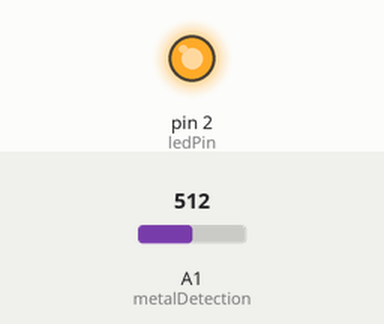
Simulated run of this sketch. Board: Arduino Uno, built with avr-gcc and run on an emulated ATmega328P. Parts: output pins drawn as LEDs (lit = HIGH). Inputs (shaded band) come from the test bench; at power-on: A1 (metalDetection) = 512.

Above: at 1.2 s.
1.3 s: A1 (metalDetection) set to 0
At 1.6 s:
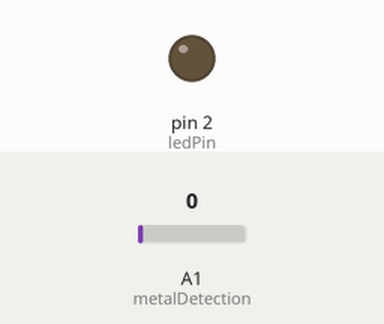
2.8 s: A1 (metalDetection) set to 122
At 4.0 s:
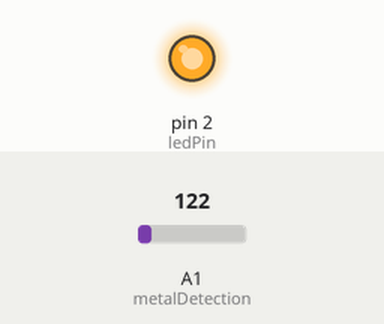
Timing chart, 0 to 5.8 s (numbered marks = the images above; inputs shaded):
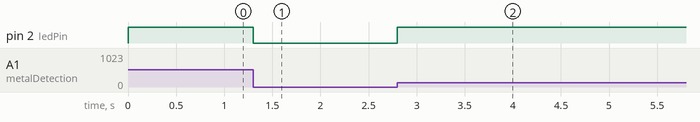

Measured:
- after the input at 1.3 s, pin 2 (ledPin): HIGH → LOW at once
- after the input at 2.8 s, pin 2 (ledPin): LOW → HIGH at once

The sketch:

Metal_Detector_with_NPN_Proximity_Sensor_on_Arduino.ino
```cpp
/*
14CORE TEST CODE FOR PROXIMITY SENSOR
Metal Detection with 3 wire sensor
http://www.14core.com
*/

float metalDetected;
int monitoring;
int metalDetection = 1;
int ledPin = 2;

void setup(){
Serial.begin(9600);
 pinMode(ledPin, OUTPUT);
}

void loop(){
monitoring = analogRead(metalDetection);
if (monitoring >0)
{
 digitalWrite(ledPin, HIGH);
}
else
{
  digitalWrite(ledPin, LOW);
}
}
```
